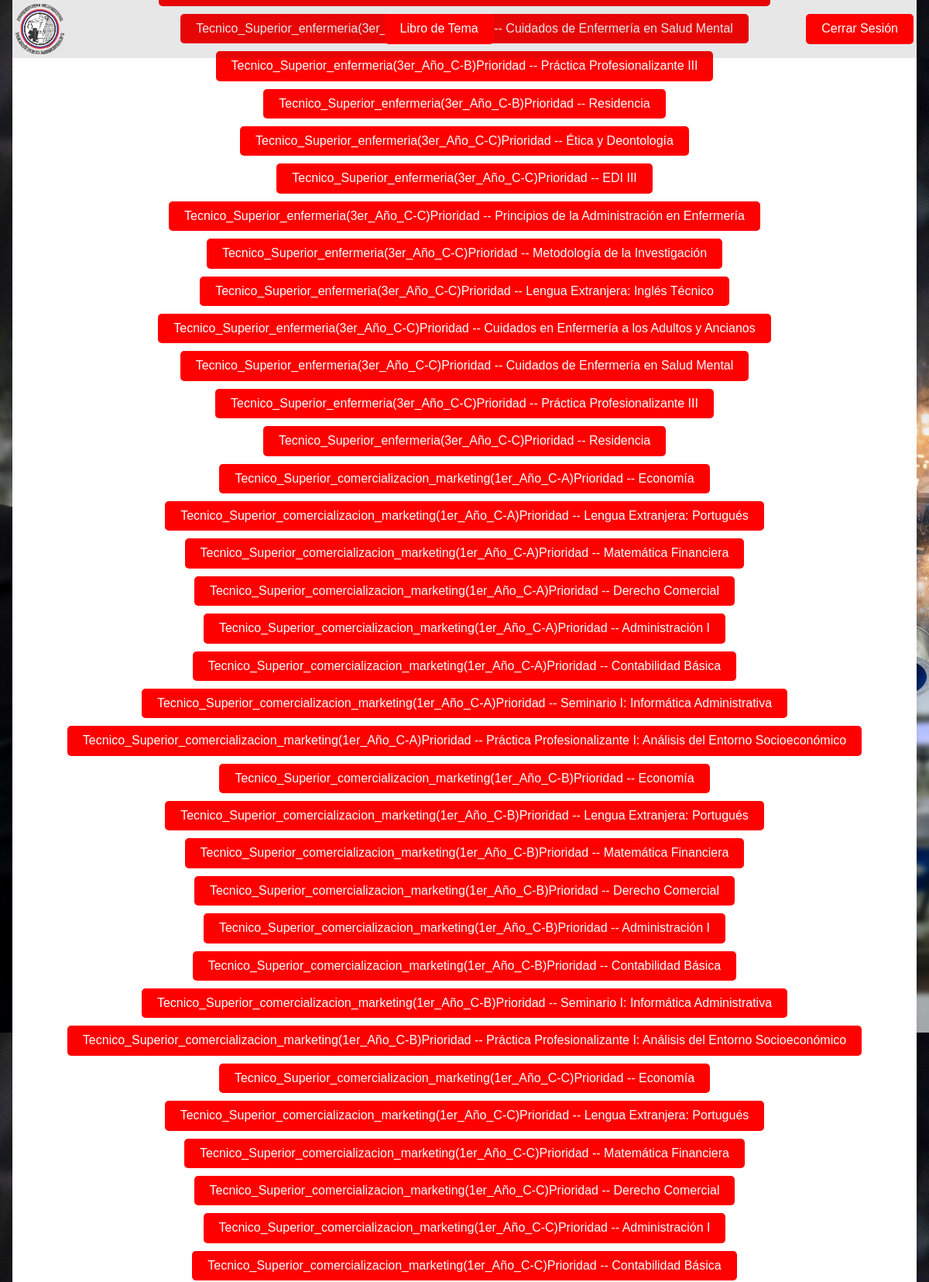
The app's page /profesores/index-p.php (signed in, upper part) with its own data.
### tables this page shows
CREATE TABLE IF NOT EXISTS `materias` (
  `idMaterias` int NOT NULL AUTO_INCREMENT,
  `Nombre` varchar(90) NOT NULL,
  `carreras_idCarrera` int NOT NULL,
  `profesor_idProrfesor` int NOT NULL,
  PRIMARY KEY (`idMaterias`),
  KEY `fk_materias_carreras1_idx` (`carreras_idCarrera`),
  KEY `fk_materias_profesor1_idx` (`profesor_idProrfesor`)
);

CREATE TABLE IF NOT EXISTS `carreras` (
  `idCarrera` int NOT NULL AUTO_INCREMENT,
  `nombre_carrera` varchar(90) NOT NULL,
  `profesor_idProrfesor` int NOT NULL,
  PRIMARY KEY (`idCarrera`),
  KEY `fk_materia_profesor1_idx` (`profesor_idProrfesor`)
);

### profesores/index-p.php (the view, shortened to what this page needs)
<?php include'../conexion/conexion.php'; ?>
<!DOCTYPE html>
<head>
    <link rel="stylesheet" type="text/css" href="../../../normalize.css">
    <link rel="stylesheet" type="text/css" href="./estilos_profesores.css">
    <link rel="stylesheet" href="https://cdnjs.cloudflare.com/ajax/libs/font-awesome/6.0.0-beta3/css/all.min.css">
    <link rel="stylesheet" href="https://cdnjs.cloudflare.com/ajax/libs/font-awesome/6.0.0/css/all.min.css" />
    <link href="https://unpkg.com/vanilla-datatables@latest/dist/vanilla-dataTables.min.css" rel="stylesheet" type="text/css">
</head>
<body>
<nav>
    <div class="logo"><img src="../imagenes/politecnico.png" alt="Politecnico Logo"></div>
    <button class="modal-btn" id="modalBtn"><a href="./libro_tema/ver_libro_tema.php">Libro de Tema</a></button>
    <button class="logout-btn" onclick="window.location.href='../login/cerrar_sesion.php'">Cerrar Sesión</button>
</nav>
<div class="nav-welcome-container">
    <div id="welcome-box" class="welcome-box">
        <?php
        $sql = "SELECT m.Nombre AS nombre_materia, c.nombre_carrera, p.nombre_profe, p.apellido_profe, m.idMaterias, c.idCarrera
                FROM materias m
                INNER JOIN carreras c ON m.carreras_idCarrera = c.idCarrera
                INNER JOIN profesor p ON m.profesor_idProrfesor = p.idProrfesor
                WHERE p.idProrfesor = '{$_SESSION["id"]}'";
        $query = mysqli_query($conexion, $sql);
        if (mysqli_num_rows($query) > 0) {
            $row = mysqli_fetch_array($query);
            ?>
            <?php
            do {
                ?>
                <button><a href="./prueba_tabla.php?materia=<?php echo $row['idMaterias'] ?>&carrera=<?php echo $row['idCarrera'] ?>"> <?php echo $row['nombre_carrera'] ?> -- <?php echo $row['nombre_materia'] ?></a></button><br>
                <?php
            } while ($row = mysqli_fetch_array($query));
        } else {
            echo "No se encontraron materias asociadas al profesor.";
        } ?>
    </div>
</div>
</body>
</html>

### profesores/estilos_profesores.css (style rules this page uses)
body { font-family: Arial, sans-serif; background-image: url(../imagenes/simulacion-y-automatizacion-de-robotica.jpg); margin: 0; padding: 0; }
nav { background-color: #3333331e; color: white; padding: 5px 20px; display: flex; justify-content: space-between; align-items: center; position: fixed; width: 100%; top: 0; left: 0; z-index: 1000; }
nav .logo { display: flex; align-items: center; }
nav .logo img { height: 65px; margin-right: 10px; }
nav .logout-btn, nav .modal-btn { background-color: #ff0000; color: white; border: none; padding: 10px 20px; border-radius: 5px; cursor: pointer; transition: background-color 0.3s ease; }
.nav-welcome-container { display: flex; justify-content: center; align-items: center; height: 100vh; padding-top: 60px; }
.welcome-box { background: #fff; padding: 20px; border-radius: 10px; box-shadow: 0 0 10px rgba(0, 0, 0, 0.1); text-align: center; animation: fadeIn 1s ease-in-out; }
button { background-color: #ff0000; color: #fff; border: none; padding: 10px 20px; border-radius: 5px; margin: 5px 0; cursor: pointer; transition: background-color 0.3s ease; }
button a { color: #fff; text-decoration: none; }

### records on screen
materias: carreras_idCarrera.nombre_carrera "Tecnico_Superior_enfermeria(3er_Año_C-B)Prioridad", Nombre "Cuidados de Enfermería en Salud Mental"
materias: carreras_idCarrera.nombre_carrera "Tecnico_Superior_enfermeria(3er_Año_C-B)Prioridad", Nombre "Práctica Profesionalizante III"
materias: carreras_idCarrera.nombre_carrera "Tecnico_Superior_enfermeria(3er_Año_C-B)Prioridad", Nombre "Residencia"
materias: carreras_idCarrera.nombre_carrera "Tecnico_Superior_enfermeria(3er_Año_C-C)Prioridad", Nombre "Ética y Deontología"
materias: carreras_idCarrera.nombre_carrera "Tecnico_Superior_enfermeria(3er_Año_C-C)Prioridad", Nombre "EDI III"
materias: carreras_idCarrera.nombre_carrera "Tecnico_Superior_enfermeria(3er_Año_C-C)Prioridad", Nombre "Principios de la Administración en Enfermería"
materias: carreras_idCarrera.nombre_carrera "Tecnico_Superior_enfermeria(3er_Año_C-C)Prioridad", Nombre "Metodología de la Investigación"
materias: carreras_idCarrera.nombre_carrera "Tecnico_Superior_enfermeria(3er_Año_C-C)Prioridad", Nombre "Lengua Extranjera: Inglés Técnico"
materias: carreras_idCarrera.nombre_carrera "Tecnico_Superior_enfermeria(3er_Año_C-C)Prioridad", Nombre "Cuidados en Enfermería a los Adultos y Ancianos"
materias: carreras_idCarrera.nombre_carrera "Tecnico_Superior_enfermeria(3er_Año_C-C)Prioridad", Nombre "Cuidados de Enfermería en Salud Mental"
materias: carreras_idCarrera.nombre_carrera "Tecnico_Superior_enfermeria(3er_Año_C-C)Prioridad", Nombre "Práctica Profesionalizante III"
materias: carreras_idCarrera.nombre_carrera "Tecnico_Superior_enfermeria(3er_Año_C-C)Prioridad", Nombre "Residencia"
materias: carreras_idCarrera.nombre_carrera "Tecnico_Superior_comercializacion_marketing(1er_Año_C-A)Prioridad", Nombre "Economía"
materias: carreras_idCarrera.nombre_carrera "Tecnico_Superior_comercializacion_marketing(1er_Año_C-A)Prioridad", Nombre "Lengua Extranjera: Portugués"
materias: carreras_idCarrera.nombre_carrera "Tecnico_Superior_comercializacion_marketing(1er_Año_C-A)Prioridad", Nombre "Matemática Financiera"
materias: carreras_idCarrera.nombre_carrera "Tecnico_Superior_comercializacion_marketing(1er_Año_C-A)Prioridad", Nombre "Derecho Comercial"
materias: carreras_idCarrera.nombre_carrera "Tecnico_Superior_comercializacion_marketing(1er_Año_C-A)Prioridad", Nombre "Administración I"
materias: carreras_idCarrera.nombre_carrera "Tecnico_Superior_comercializacion_marketing(1er_Año_C-A)Prioridad", Nombre "Contabilidad Básica"
materias: carreras_idCarrera.nombre_carrera "Tecnico_Superior_comercializacion_marketing(1er_Año_C-A)Prioridad", Nombre "Seminario I: Informática Administrativa"
materias: carreras_idCarrera.nombre_carrera "Tecnico_Superior_comercializacion_marketing(1er_Año_C-A)Prioridad", Nombre "Práctica Profesionalizante I: Análisis del Entorno Socioeconómico"
materias: carreras_idCarrera.nombre_carrera "Tecnico_Superior_comercializacion_marketing(1er_Año_C-B)Prioridad", Nombre "Economía"
materias: carreras_idCarrera.nombre_carrera "Tecnico_Superior_comercializacion_marketing(1er_Año_C-B)Prioridad", Nombre "Lengua Extranjera: Portugués"
materias: carreras_idCarrera.nombre_carrera "Tecnico_Superior_comercializacion_marketing(1er_Año_C-B)Prioridad", Nombre "Matemática Financiera"
materias: carreras_idCarrera.nombre_carrera "Tecnico_Superior_comercializacion_marketing(1er_Año_C-B)Prioridad", Nombre "Derecho Comercial"
materias: carreras_idCarrera.nombre_carrera "Tecnico_Superior_comercializacion_marketing(1er_Año_C-B)Prioridad", Nombre "Administración I"
materias: carreras_idCarrera.nombre_carrera "Tecnico_Superior_comercializacion_marketing(1er_Año_C-B)Prioridad", Nombre "Contabilidad Básica"
materias: carreras_idCarrera.nombre_carrera "Tecnico_Superior_comercializacion_marketing(1er_Año_C-B)Prioridad", Nombre "Seminario I: Informática Administrativa"
materias: carreras_idCarrera.nombre_carrera "Tecnico_Superior_comercializacion_marketing(1er_Año_C-B)Prioridad", Nombre "Práctica Profesionalizante I: Análisis del Entorno Socioeconómico"
materias: carreras_idCarrera.nombre_carrera "Tecnico_Superior_comercializacion_marketing(1er_Año_C-C)Prioridad", Nombre "Economía"
materias: carreras_idCarrera.nombre_carrera "Tecnico_Superior_comercializacion_marketing(1er_Año_C-C)Prioridad", Nombre "Lengua Extranjera: Portugués"
materias: carreras_idCarrera.nombre_carrera "Tecnico_Superior_comercializacion_marketing(1er_Año_C-C)Prioridad", Nombre "Matemática Financiera"
materias: carreras_idCarrera.nombre_carrera "Tecnico_Superior_comercializacion_marketing(1er_Año_C-C)Prioridad", Nombre "Derecho Comercial"
materias: carreras_idCarrera.nombre_carrera "Tecnico_Superior_comercializacion_marketing(1er_Año_C-C)Prioridad", Nombre "Administración I"
materias: carreras_idCarrera.nombre_carrera "Tecnico_Superior_comercializacion_marketing(1er_Año_C-C)Prioridad", Nombre "Contabilidad Básica"
